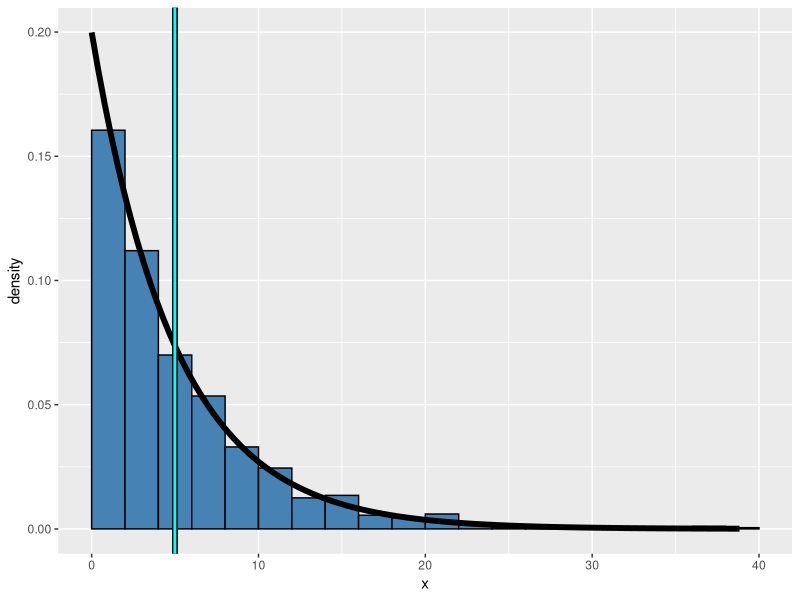
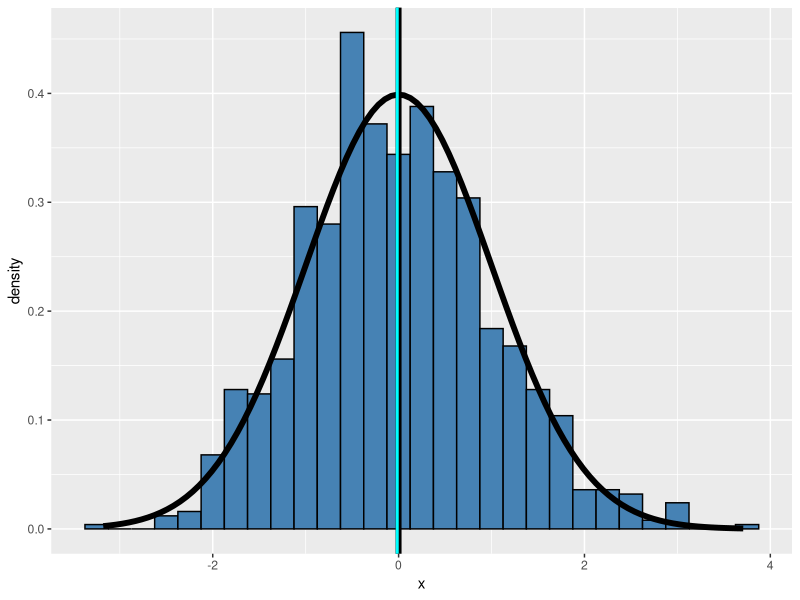

Write the R code that produced these figures, in order.
## ---- chunk 1
knitr::opts_chunk$set(echo = TRUE)
## ---- chunk 2
library(ggplot2)
lambda <- .2
n <- 40
m <- 1000
## ---- chunk 3
set.seed(135)
samples <- rexp(n*m, lambda)
## ---- chunk 4
s <- samples[1:1000]
## ---- chunk 5
1/lambda #theoretical mean and sd
mean(s) #mean of the sample
sd(s) #standard deviation of the sample
## ---- chunk 6
library(ggplot2)
dfSamples <- data.frame(x = s)
ggplot(dfSamples,aes(x=x))+
    geom_histogram(colour = "black", fill = "steelblue", binwidth = 2, boundary = 0,  aes(y = ..density..)) +
    stat_function(fun = dexp, size = 2, args = list(rate = lambda)) +
    geom_vline(xintercept = 1/lambda, size = 2, color = "black") +
    geom_vline(xintercept = mean(samples), size = 1, color =  "cyan")
## ---- chunk 7
mat <- matrix(samples, nrow = m, ncol = n)
means <- apply(mat, 1, mean)

## ---- chunk 8
1/lambda #theoretical mean
mean(means) #mean of the sample
## ---- chunk 9
1/lambda/sqrt(n) #theoretical standard deviation
sd(means) #standard deviation of the sample
## ---- chunk 10
scaledMeans <- scale(means, center = 1/lambda, scale = 1/lambda/sqrt(n))
## ---- chunk 11
dfMeans <- data.frame(x = scaledMeans)
ggplot(dfMeans,aes(x=x))+
    geom_histogram(colour = "black", fill = "steelblue", binwidth = .25, aes(y = ..density..)) + 
    stat_function(fun = dnorm, size = 2) +
    geom_vline(xintercept = 0, size = 2, color = "black") +
    geom_vline(xintercept = mean(scaledMeans), size = 1, color = "cyan")
